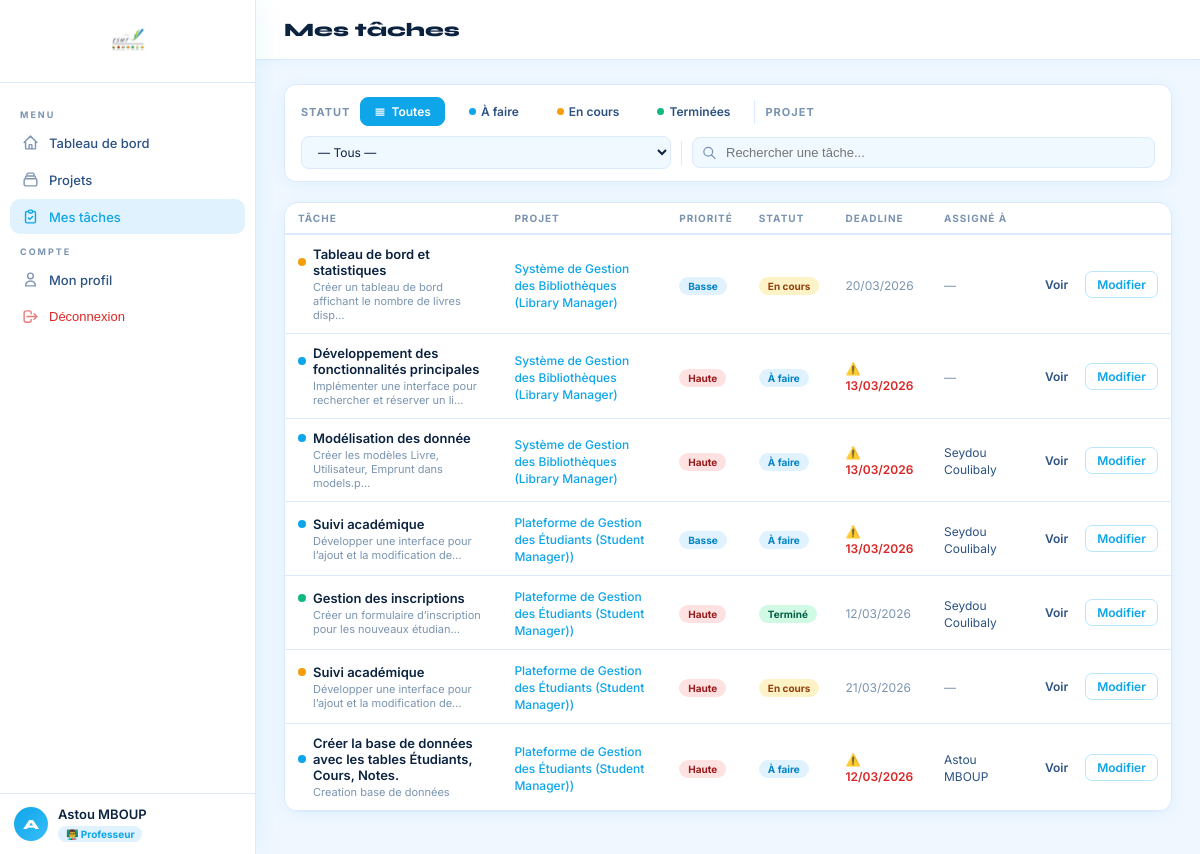
Page /tasks/ (signed in) on the earlier database version.
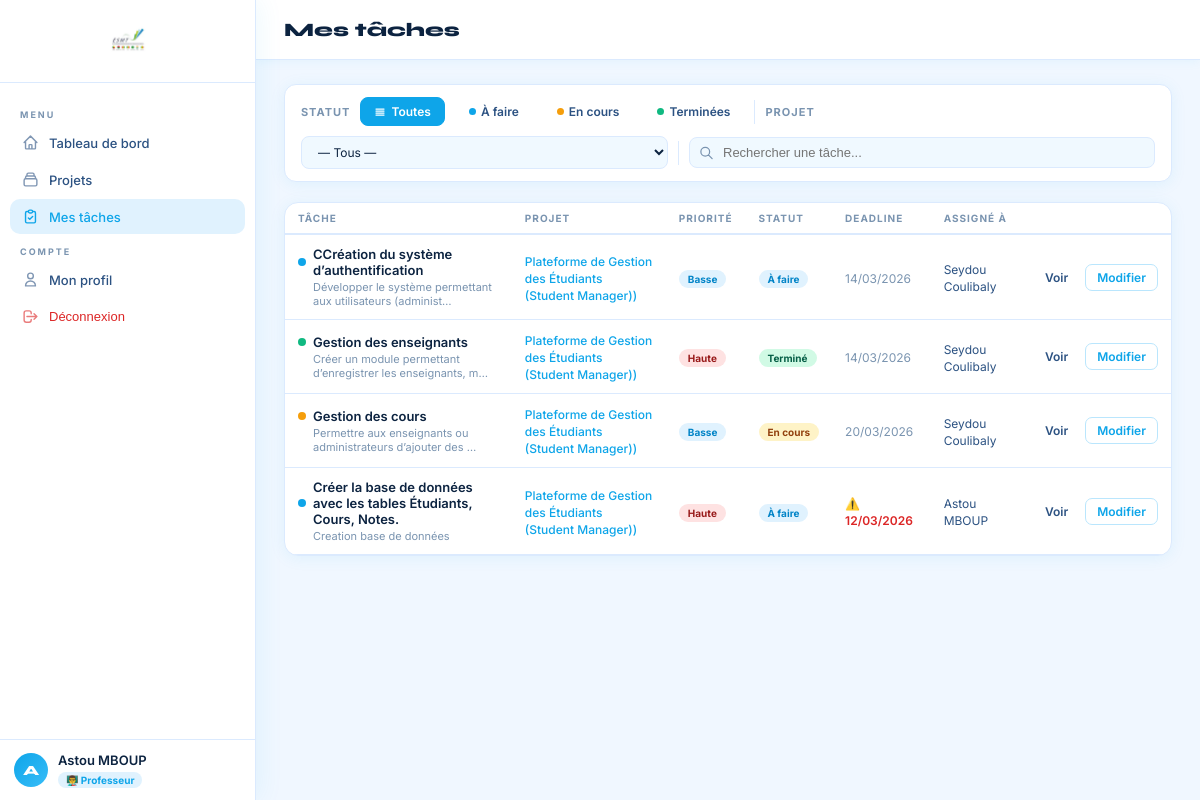
Same page on the later database version.
### tasks/models.py (models this page shows, shortened)
class Task(models.Model):
    STATUS_CHOICES = [
        ('a_faire', 'À faire'),
        ('en_cours', 'En cours'),
        ('termine', 'Terminé'),
    ]
    PRIORITY_CHOICES = [
        ('basse', 'Basse'),
        ('moyenne', 'Moyenne'),
        ('haute', 'Haute'),
    ]
    project = models.ForeignKey(Project, on_delete=models.CASCADE, related_name='tasks')
    title = models.CharField(max_length=200)
    description = models.TextField(blank=True)
    deadline = models.DateTimeField()
    status = models.CharField(max_length=20, choices=STATUS_CHOICES, default='a_faire')
    priority = models.CharField(max_length=10, choices=PRIORITY_CHOICES, default='moyenne')
    assigned_to = models.ForeignKey(
        User, on_delete=models.SET_NULL, null=True, blank=True,
        related_name='assigned_tasks'
    )
    created_by = models.ForeignKey(User, on_delete=models.CASCADE, related_name='created_tasks')
    created_at = models.DateTimeField(auto_now_add=True)
    updated_at = models.DateTimeField(auto_now=True)
    completed_at = models.DateTimeField(null=True, blank=True)
    class Meta:
        verbose_name = 'Tâche'
        verbose_name_plural = 'Tâches'
        ordering = ['-created_at']
    @property
    def is_overdue(self):
        from django.utils import timezone
        if not self.deadline:
            return False
        return self.status != 'termine' and self.deadline < timezone.now()

### projects/models.py (models this page shows, shortened)
class Project(models.Model):
    STATUS_CHOICES = [
        ('actif', 'Actif'),
        ('en_pause', 'En pause'),
        ('termine', 'Terminé'),
        ('archive', 'Archivé'),
    ]
    name = models.CharField(max_length=200)
    description = models.TextField(blank=True)
    creator = models.ForeignKey(User, on_delete=models.CASCADE, related_name='created_projects')
    members = models.ManyToManyField(User, related_name='member_projects', blank=True)
    status = models.CharField(max_length=20, choices=STATUS_CHOICES, default='actif')
    start_date = models.DateField(null=True, blank=True)
    end_date = models.DateField(null=True, blank=True)
    created_at = models.DateTimeField(auto_now_add=True)
    updated_at = models.DateTimeField(auto_now=True)
    class Meta:
        ordering = ['-created_at']

### users/models.py (models this page shows, shortened)
class User(AbstractUser):
    ROLE_ETUDIANT = 'etudiant'
    ROLE_PROFESSEUR = 'professeur'
    ROLE_CHOICES = [
        (ROLE_ETUDIANT, 'Étudiant'),
        (ROLE_PROFESSEUR, 'Professeur'),
    ]
    role = models.CharField(max_length=20, choices=ROLE_CHOICES, default=ROLE_ETUDIANT)
    avatar = models.ImageField(upload_to='avatars/', null=True, blank=True)
    bio = models.TextField(blank=True)
    class Meta:
        verbose_name = 'Utilisateur'
        verbose_name_plural = 'Utilisateurs'
    @property
    def is_professeur(self):
        return self.role == self.ROLE_PROFESSEUR

### tasks/views.py (the view)
# urls.py: path('', views.task_list_view, name='task-list'),
@login_required
def task_list_view(request):
    user = request.user
    status_filter = request.GET.get('status', '')
    project_filter = request.GET.get('project', '')
    from projects.models import Project
    accessible_projects = list(Project.objects.filter(creator=user)) + list(Project.objects.filter(members=user))
    tasks = Task.objects.filter(project__in=accessible_projects).select_related('project', 'assigned_to')
    if status_filter:
        tasks = tasks.filter(status=status_filter)
    if project_filter:
        tasks = tasks.filter(project_id=project_filter)
    return render(request, 'tasks/list.html', {
        'tasks': tasks,
        'status_filter': status_filter,
        'projects': accessible_projects,
    })

### templates/tasks/list.html (shortened to what the changed rows need)
{% extends 'base.html' %}
{% block content %}
{% if tasks %}
<div class="card" style="padding:0;overflow:hidden;">
  <table>
    <thead>
      <tr>
        <th>Tâche</th>
        <th>Projet</th>
        <th>Priorité</th>
        <th>Statut</th>
        <th>Deadline</th>
        <th>Assigné à</th>
        <th></th>
      </tr>
    </thead>
    <tbody id="tasksTable">
      {% for task in tasks %}
      <tr class="task-row" data-title="{{ task.title|lower }}">
        <td>
          <div style="font-weight:600;color:var(--text);font-size:13px;display:flex;align-items:center;gap:7px;">
            <span class="dot {% if task.status == 'termine' %}dot-green{% elif task.status == 'en_cours' %}dot-yellow{% else %}dot-blue{% endif %}"></span>
            {{ task.title }}
          </div>
          {% if task.description %}
          <div style="font-size:11px;color:var(--muted);margin-top:2px;padding-left:15px;">{{ task.description|truncatechars:60 }}</div>
          {% endif %}
        </td>
        <td>
          <a href="{% url 'project-detail' task.project.pk %}" style="color:var(--blue);text-decoration:none;font-size:12px;font-weight:500;">
            {{ task.project.name }}
          </a>
        </td>
        <td>
          <span class="badge {% if task.priority == 'haute' or task.priority == 'urgente' %}badge-danger{% elif task.priority == 'normale' %}badge-info{% else %}badge-blue{% endif %}">
            {{ task.get_priority_display }}
          </span>
        </td>
        <td>
          <span class="badge {% if task.status == 'termine' %}badge-success{% elif task.status == 'en_cours' %}badge-warning{% else %}badge-info{% endif %}">
            {{ task.get_status_display }}
          </span>
        </td>
        <td>
          <span style="font-size:12px;{% if task.is_overdue and task.status != 'termine' %}color:var(--danger);font-weight:600;{% else %}color:var(--muted);{% endif %}">
            {% if task.is_overdue and task.status != 'termine' %}⚠️ {% endif %}
            {{ task.deadline|date:"d/m/Y" }}
          </span>
        </td>
        <td>
          {% if task.assigned_to %}
          <span style="font-size:12px;color:var(--text2);">{{ task.assigned_to.get_full_name|default:task.assigned_to.username }}</span>
          {% else %}
          <span style="color:var(--muted);font-size:12px;">—</span>
          {% endif %}
        </td>
        <td>
          <div style="display:flex;gap:6px;">
            <a href="{% url 'task-detail' task.pk %}" class="btn btn-ghost btn-sm">Voir</a>
            {% if task.assigned_to == request.user or task.project.creator == request.user %}
            <a href="{% url 'task-edit' task.pk %}" class="btn btn-outline btn-sm">Modifier</a>
            {% endif %}
          </div>
        </td>
      </tr>
      {% endfor %}
    </tbody>
  </table>
</div>
{% else %}
<div class="empty-state" style="padding:80px 20px;">
  <div class="empty-icon">📋</div>
  <h3>Aucune tâche trouvée</h3>
  <p>{% if status_filter %}Aucune tâche avec ce statut.{% else %}Aucune tâche pour le moment.{% endif %}</p>
</div>
{% endif %}
{% endblock %}

Differences in the rows shown:
removed Task: title "Tableau de bord et statistiques", description "Créer un tableau de bord affichant le nombre de livres disp…", project.name "Système de Gestion des Bibliothèques (Library Manager)", priority "Basse", status "En cours", deadline "20/03/2026", shows "Modifier"
removed Task: title "Développement des fonctionnalités principales", description "Implémenter une interface pour rechercher et réserver un li…", project.name "Système de Gestion des Bibliothèques (Library Manager)", priority "Haute", status "À faire", deadline "13/03/2026", shows "Modifier"
removed Task: title "Modélisation des donnée", description "Créer les modèles Livre, Utilisateur, Emprunt dans models.p…", project.name "Système de Gestion des Bibliothèques (Library Manager)", priority "Haute", status "À faire", deadline "13/03/2026", assigned_to.get_full_name "Seydou Coulibaly", shows "Modifier"
changed Task: title "Suivi académique" → "CCréation du système d’authentification"; description "Développer une interface pour l’ajout et la modification de…" → "Développer le système permettant aux utilisateurs (administ…"; deadline "13/03/2026" → "14/03/2026"; no longer shows "⚠️"
changed Task "Terminé": title "Gestion des inscriptions" → "Gestion des enseignants"; description "Créer un formulaire d’inscription pour les nouveaux étudian…" → "Créer un module permettant d’enregistrer les enseignants, m…"; deadline "12/03/2026" → "14/03/2026"
changed Task "En cours": title "Suivi académique" → "Gestion des cours"; description "Développer une interface pour l’ajout et la modification de…" → "Permettre aux enseignants ou administrateurs d’ajouter des …"; priority "Haute" → "Basse"; deadline "21/03/2026" → "20/03/2026"; assigned_to.get_full_name (not shown) → "Seydou Coulibaly"; no longer shows "—"
